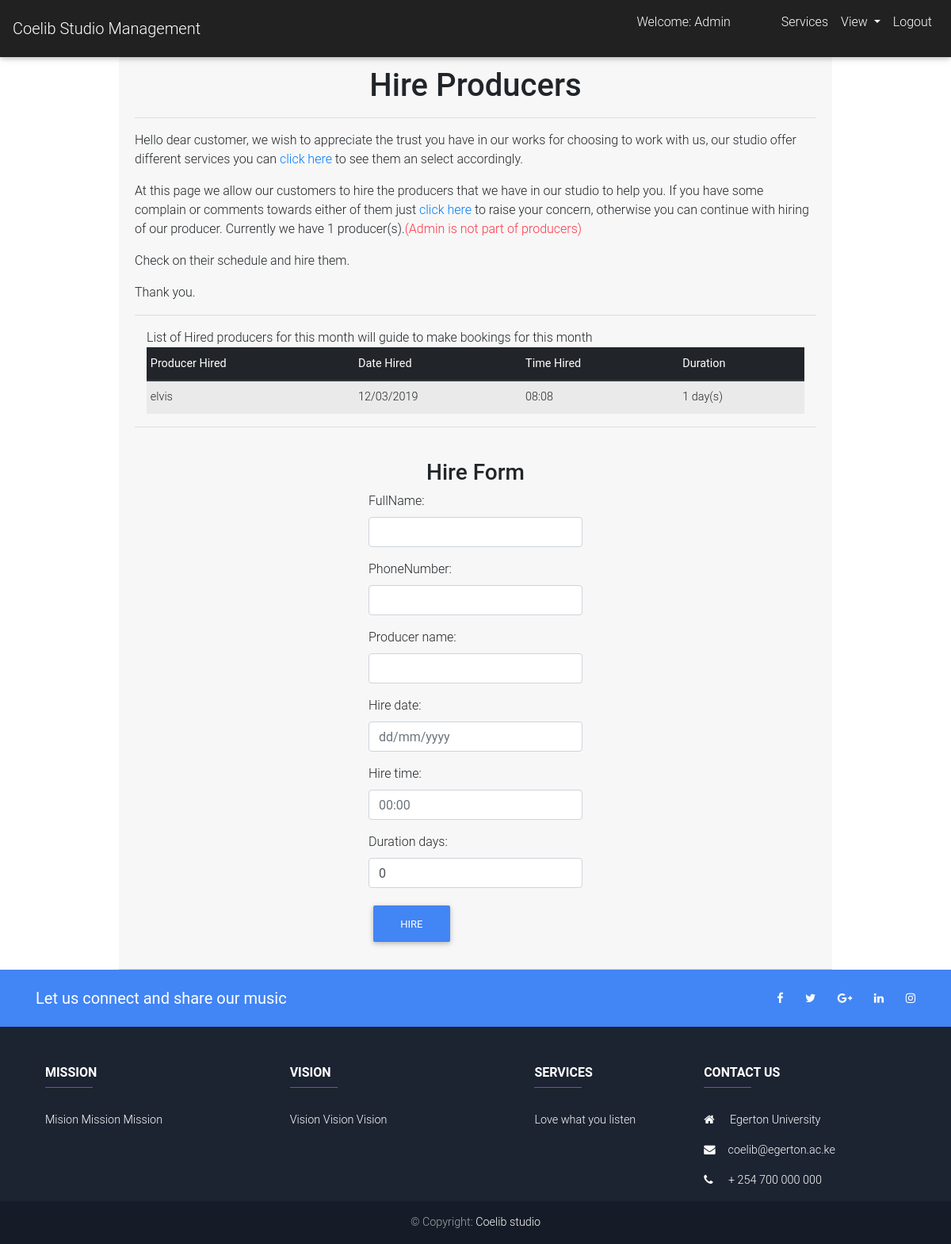
Screenshot of /services/hire_producer/ (signed in) with the database file from the repository.
### services/models.py (models this page shows)
class HireProducer(models.Model):
    fullName = models.CharField(max_length=100)
    phoneNumber = models.CharField(max_length=13)
    producer_name= models.CharField(max_length=100)
    hire_date = models.CharField(max_length=100)
    hire_time = models.CharField(max_length=100)
    duration_days = models.IntegerField(default=0)

### services/views.py (the view)
# urls.py: path('hire_producer/', views.hire_producers, name='hire_producers')
def hire_producers(request):
    Users = User.objects.all()
    number_of_producers = (User.objects.all().count())-1
    print(number_of_producers)
    print(Users)
    producers_schedule = HireProducer.objects.all()
    print(producers_schedule)
    form = HireProducerForm(request.POST or None)
    if form.is_valid():
        form.save()
        form = HireProducerForm()
    context = {'form':form,'Users':Users,'producers_schedule':producers_schedule, 'count':number_of_producers}
    return render(request, 'services/hire_producers.html', context)

### services/forms.py
class HireProducerForm(forms.ModelForm):
    class Meta:
        model = HireProducer
        fields = ['fullName','phoneNumber','producer_name','hire_date','hire_time','duration_days',]
    def __init__(self, *args, **kwargs):
        super(HireProducerForm, self).__init__(*args, **kwargs)
        self.fields['fullName'].widget.attrs['class'] = 'form-control'
        self.fields['phoneNumber'].widget.attrs['class'] = 'form-control'
        self.fields['producer_name'].widget.attrs['class'] = 'form-control'
        self.fields['hire_date'].widget.attrs['class'] = 'form-control'
        self.fields['hire_date'].widget.attrs['placeholder'] = 'dd/mm/yyyy'
        self.fields['hire_time'].widget.attrs['class'] = 'form-control'
        self.fields['hire_time'].widget.attrs['placeholder'] = '00:00'
        self.fields['duration_days'].widget.attrs['class'] = 'form-control'

### services/templates/services/hire_producers.html (shortened to what this page needs)
{% extends 'services/base.html' %}
{% block content %}
<div class="container-fluid">
   <div class="row">
       <div class="container col-md-9 card-header">
           <h1 class="h1 text-center">Hire Producers</h1>
           <hr>
            <p class="text-sm-left">Hello dear customer, we wish to appreciate the trust you have in our works for choosing to work with us, our studio offer different services you can
                <a href="{% url 'services' %}"> click here </a> to see them  an select accordingly.</p><p class="text-sm-left">At this page we allow our customers to hire the producers that we have
                in our studio to help you. If you have some complain or comments towards either of them just <a href=""> click here </a> to raise your concern, otherwise
           you can continue with hiring of our producer. Currently we have {{ count }} producer(s).<span class="text-danger">(Admin is not part of producers)</span></p><p class="text-sm-left">Check on their schedule and hire them.</p> <p class="text-sm-left">Thank you.
            </p>
           <hr>
            <div class="container">
              List of Hired producers for this month will guide to make bookings for this month
            </div>
            {% if producers_schedule %}
            <div class="container">
            <table class="table table-hover table-striped table-sm">
                      <thead class="thead-dark">
                        <tr>
                          <th>Producer Hired</th>
                          <th>Date Hired</th>
                          <th>Time Hired</th>
                          <th>Duration</th>
                          </tr>
                      </thead>
                        <tbody>
                {% for producer in producers_schedule %}
                <tr>
                  <td>{{producer.producer_name}}</td>
                  <td>{{ producer.hire_date }}</td>
                  <td>{{ producer.hire_time }}</td>
                  <td>{{producer.duration_days}} day(s)</td>
                </tr>
                {% endfor %}
                      </tbody>
                    </table>
                </div>
                {% else %}
                <div class="containr">
                  <p>Just Book on any day that you wish</p>
                </div>
            {% endif %}
           <hr>
           <br>
         <h1 class="h3 text-center">Hire Form</h1>
         <div class="container">
            <form method="POST">
                 <div class="form-row">
                          <div class="form-group col-md-4 offset-4">
                             {{ form.as_p}}
                               <button type="submit" class="btn btn-primary ml-7" onclick="showAlert()">Hire</button>
                          </div>
                    </div>
                </form>
     </div>
   </div>
 </div>
 </div>
 {% endblock %}

### services/templates/services/base.html (shortened to what this page needs)
<!doctype html>
<html lang="en">
  <head>
    {% load static %}
    <link rel="stylesheet" href="{% static 'bootstrap/MDB/css/bootstrap.min.css' %}" type="text/css" >
    <link href="{% static 'bootstrap/MDB/css/mdb.min.css' %}" type= "text/css" rel="stylesheet">
    <link rel="stylesheet" href="https://cdnjs.cloudflare.com/ajax/libs/font-awesome/4.7.0/css/font-awesome.min.css">
    <link rel="stylesheet" href="{% static 'css/style.css' %}">
      <link rel="stylesheet" href="{% static 'OwlCarousel/css/owl.carousel.min.css'%}">
      <link rel="stylesheet" href="{% static 'OwlCarousel/css/owl.theme.default.min.css' %}">
  </head>
<body>
    <nav class="navbar navbar-expand-lg navbar-dark bg-dark fixed-top mb-15">
        {% if user.is_authenticated %}
            <a class="navbar-brand" href="{% url 'producerpage' %}">
                  Coelib Studio Management
            </a>
            <div class="collapse navbar-collapse" id="navbarSupportedContent">
                <ul class="navbar-nav ml-auto">
              <li class="nav-item">
                <p class="nav-link disabled white-text mr-5"> Welcome: {{ user.username }}</p>
              </li>
              <li class="nav-item">
                <a class="nav-link" href="{% url 'services' %} ">Services</a>
              </li>
              <li class="nav-item dropdown">
                  <a class="nav-link dropdown-toggle" href="#" id="navbarDropdown" role="button" data-toggle="dropdown" aria-haspopup="true" aria-expanded="false">
                    View
                  </a>
                </li>
             <li class="nav-item">
                <a class="nav-link" href="{% url 'logout' %}">Logout</a>
              </li>
          {% endif %}
    </div>
  </nav>
    <br><br><br>
    {% block content %}
    {% endblock %}
        <div>
            <footer class="page-footer font-small unique-color-dark">
    <div class="bg-primary">
        <div class="container">
            <div class="row py-4 d-flex align-items-center">
                <div class="col-md-6 col-lg-5 text-center text-md-left mb-4 mb-md-0">
                    <h5 class="mb-0"><b>Let us connect and share our music</b></h5>
                </div>
                <div class="col-md-6 col-lg-7 text-center text-md-right">
                    <a href="" class="fb-ic">
                        <i class="fa fa-facebook white-text mr-4"> </i>
                    </a>
                    <a href="" class="tw-ic">
                        <i class="fa fa-twitter white-text mr-4"> </i>
                    </a>
                    <a href="" class="gplus-ic">
                        <i class="fa fa-google-plus white-text mr-4"> </i>
                    </a>
                    <a class="li-ic">
                        <i class="fa fa-linkedin white-text mr-4"> </i>
                    </a>
                    <a href="" class="ins-ic">
                        <i class="fa fa-instagram white-text"> </i>
                    </a>
                </div>
            </div>
        </div>
    </div>
    <div class="container text-center text-md-left mt-5">
        <div class="row mt-3">
            <div class="col-md-4 col-lg-3 col-xl-3 mx-auto mb-md-0 mb-4">
                <h6 class="text-uppercase font-weight-bold">Mission</h6>
                <hr class="deep-purple accent-2 mb-4 mt-0 d-inline-block mx-auto" style="width: 60px;">
                <p>
                    Mision Mission Mission
                </p>
            </div>
            <div class="col-md-3 col-lg-4 col-xl-3 mx-auto mb-4">
                <h6 class="text-uppercase font-weight-bold">Vision</h6>
                <hr class="deep-purple accent-2 mb-4 mt-0 d-inline-block mx-auto" style="width: 60px;">
                <p>
                   Vision Vision Vision
                </p>
            </div>
            <div class="col-md-2 col-lg-2 col-xl-2 mx-auto mb-4">
                <h6 class="text-uppercase font-weight-bold">Services</h6>
                <hr class="deep-purple accent-2 mb-4 mt-0 d-inline-block mx-auto" style="width: 60px;">
                <p>
                    Love what you listen
                </p>
            </div>
            <div class="col-md-4 col-lg-3 col-xl-3 mx-auto mb-md-0 mb-4">
                <h6 class="text-uppercase font-weight-bold">Contact Us</h6>
                <hr class="deep-purple accent-2 mb-4 mt-0 d-inline-block mx-auto" style="width: 60px;">
                <p>
                    <i class="fa fa-home mr-3"></i> Egerton University</p>
                <p>
                    <i class="fa fa-envelope mr-3"></i>coelib@egerton.ac.ke</p>
                <p>
                    <i class="fa fa-phone mr-3"></i> + 254 700 000 000</p>
            </div>
        </div>
    </div>
    <div class="footer-copyright text-center py-3">©
        Copyright:
        <a href="{% url 'index' %}">Coelib studio</a>
    </div>
</footer>
        </div>
</body>

### newusers/static/css/style.css (style rules this page uses)
* { padding: 0; margin: 0; }

### rows the page displays
HireProducer: producer_name "elvis", hire_date "12/03/2019", hire_time "08:08", duration_days "1"

### other values shown
{{ user.username }} "Admin"
{{ count }} "1"
